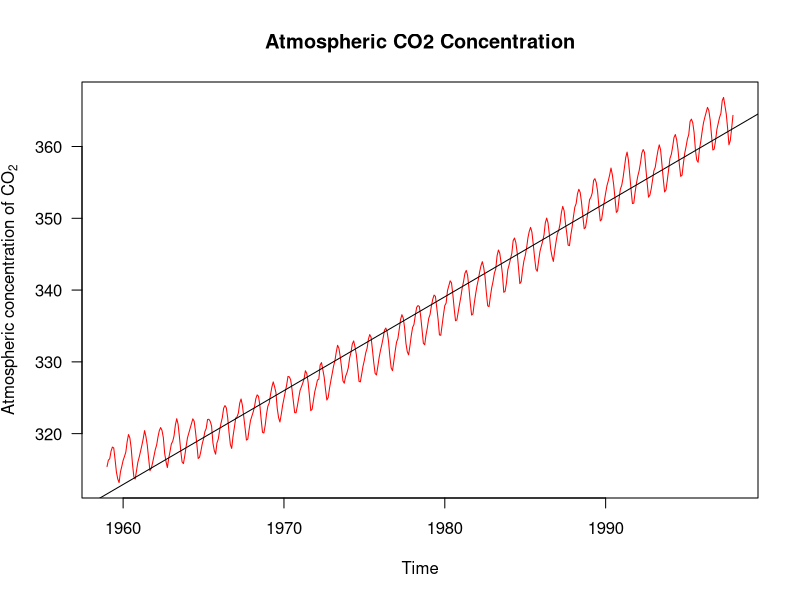
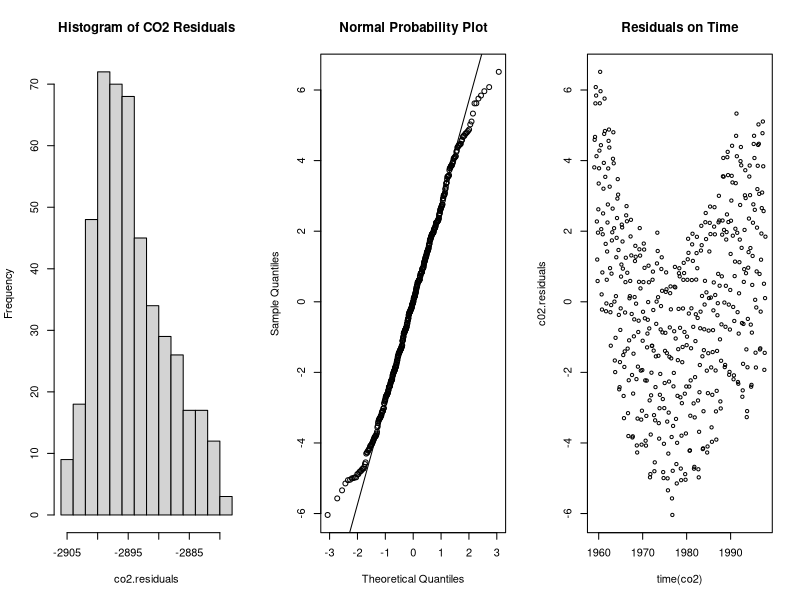
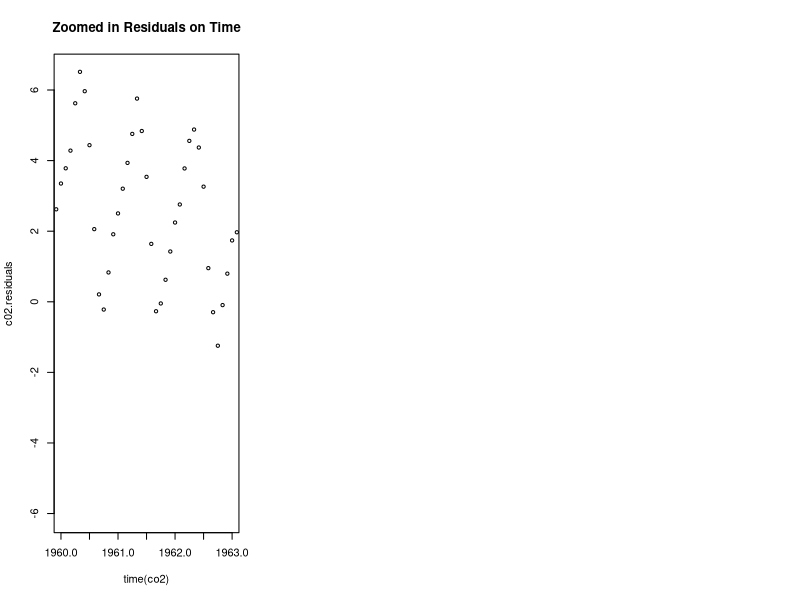

Here is the R script that generated these plots, in order:
require(graphics)

plot(co2, ylab = expression("Atmospheric concentration of CO"[2]),las = 1, col='red', main='Atmospheric CO2 Concentration')


co2.values = as.numeric(co2)
co2.times = as.numeric(time(co2))


SSxx = sum((co2.times - mean(co2.times)) * (co2.times - mean(co2.times)))
SSxy = sum((co2.values - mean(co2.values)) * (co2.values - mean(co2.values)))
print(co2)

slope = SSxy/SSxx

intercept = mean(co2.values) - slope*mean(co2.values)

print(slope)
print(intercept)
co2.linear.model = lm(co2 ~ time(co2) )
abline(co2.linear.model )


co2.fitted.values = slope*co2.times + intercept
co2.residuals = co2.values - co2.fitted.values

par(mfrow=c(1,3))
( c02.residuals = resid( co2.linear.model ) )
hist(co2.residuals, main= "Histogram of CO2 Residuals")
qqnorm(c02.residuals, main= "Normal Probability Plot")
qqline(c02.residuals)
plot(c02.residuals ~ time(co2), main="Residuals on Time")


plot(c02.residuals ~ time(co2), xlim=c(1960, 1963), main="Zoomed in Residuals on Time")




